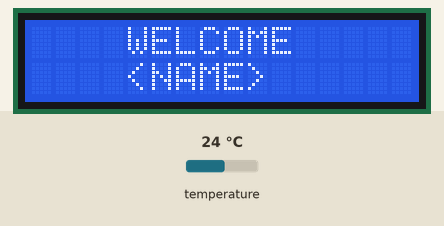
Simulated run of this sketch. Board: Arduino Uno, built with avr-gcc and run on an emulated ATmega328P. On the bench: 16×2 character LCD. The inputs (shaded band) are chosen by the test bench; at power-on: temperature 24 °C.

Above: at 0.1 s.
2.7 s: temperature set to 12 °C
At 3.2 s:
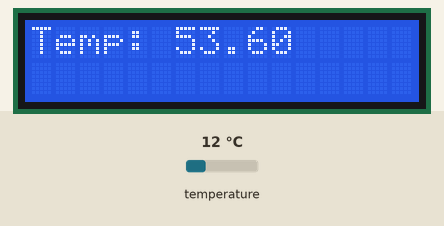
10.7 s: temperature set to 19 °C
At 12.1 s:
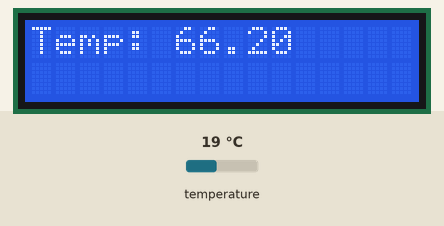
14.8 s: temperature set to 28 °C
At 17.6 s:
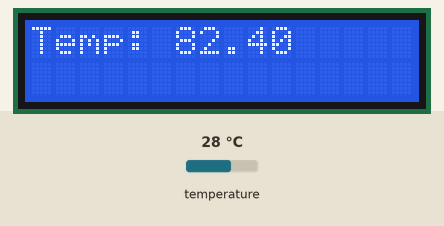
Timing chart, 0 to 19.1 s (numbered marks = the images above; inputs shaded):
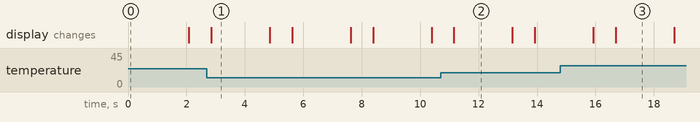

The sketch:

temp_monitor.ino
```cpp
//For use with the Adafruit METRO 328, Standard LCD 16x2 + extras - white on blue, and the DS18B20 Digital Temperature Sensor Module


//LiquidCrystal Library for the LCD
#include <LiquidCrystal.h>
#include <OneWire.h>
#include <DallasTemperature.h>

//Temp sensor
#define ONE_WIRE_BUS 2
OneWire oneWire(ONE_WIRE_BUS);
DallasTemperature sensors(&oneWire);

//Define LCD screen
const int rs = 7, en = 8, d4 = 6, d5 = 10, d6 = 11, d7 = 12;
LiquidCrystal lcd(rs, en, d4, d5, d6, d7);


void setup() {
  Serial.begin(9600);
  sensors.begin();

  //First lines
  lcd.begin(16, 2);
  lcd.print("    WELCOME    ");
  lcd.setCursor(0, 1);
  lcd.print("    <NAME>    ");
}

void loop() {
  //Update every two seconds
  delay(2000);
  lcd.clear();
  sensors.requestTemperatures();

  //Line One
  lcd.setCursor(0, 0);
  lcd.print("Temp: ");
  lcd.print(sensors.getTempFByIndex(0));

  //Second line not needed anymore
  //lcd.setCursor(0, 1);

}
```

Measured:
- after the input at 2.7 s, the display: changes after 0.15 s (image 1)
- after the input at 10.7 s, the display: changes after 0.45 s (image 2)
- after the input at 14.8 s, the display: first differs from a run without the input after 1.9 s (image 3)
- what the display in image 1 shows lasts 2.1 s, from 2.8 s to 4.9 s
